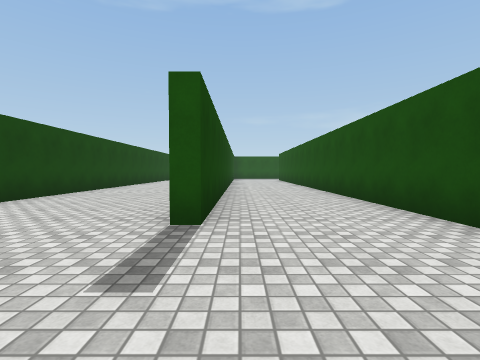
view 1 (above)

13 first-person views from a walk through a 3-D level made in the Unity game engine. The camera is 1.2 m above the floor, tilts 2° down and sees 85° across. The floor is counted in squares, 2 m on a side. Each view is taken from the middle of a square. On the plan, view 1 faces up. The plan holds only what a view shows up to about 9 squares ahead; the rest is blank. The place goes on beyond the plan. The player character is not drawn. Door leaves are left out, so doorways stand open. Surface patterns are stand-ins for the level's own textures.

view 2
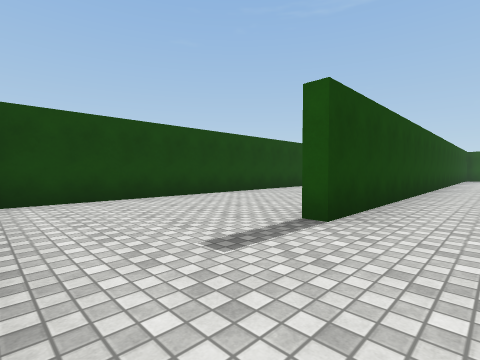

view 3
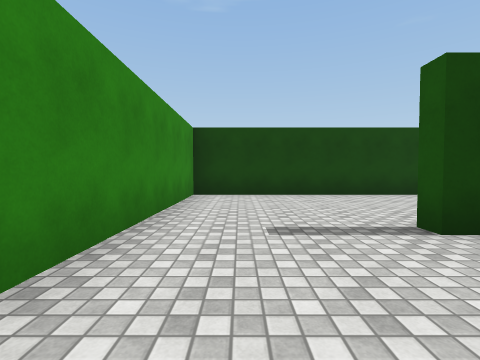

view 4
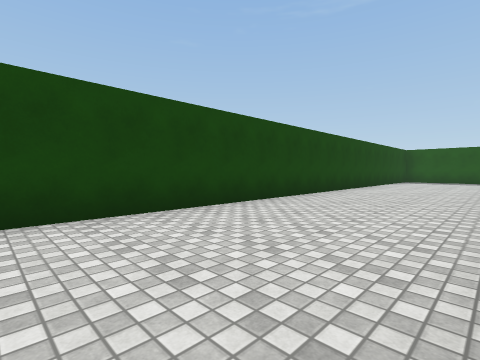

view 5
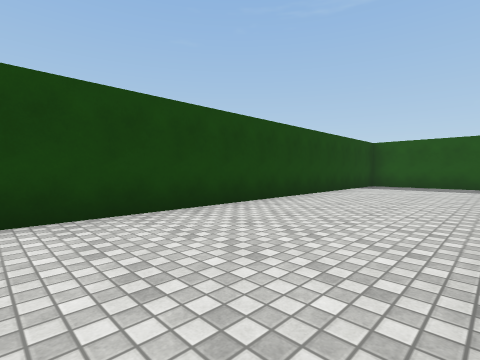

view 6
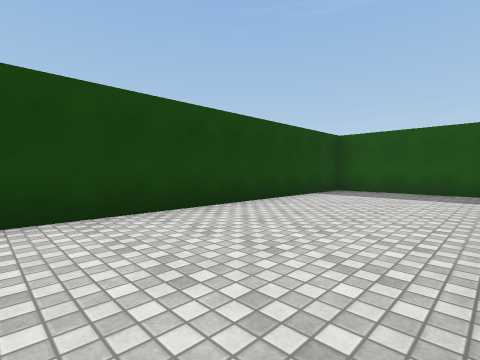

view 7
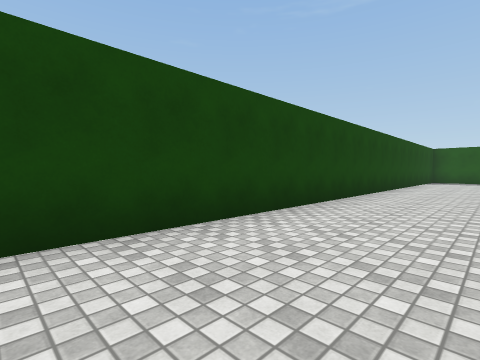

view 8
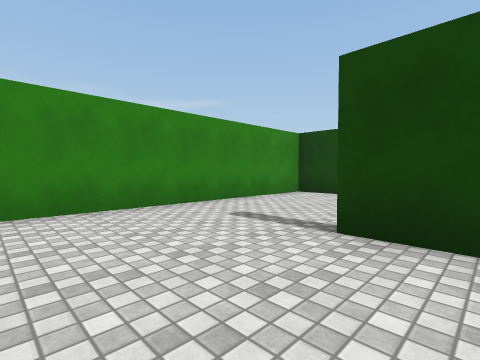

view 9
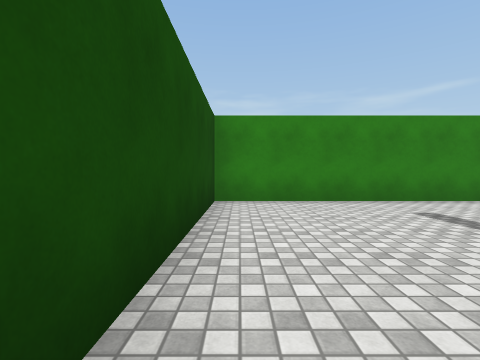

view 10
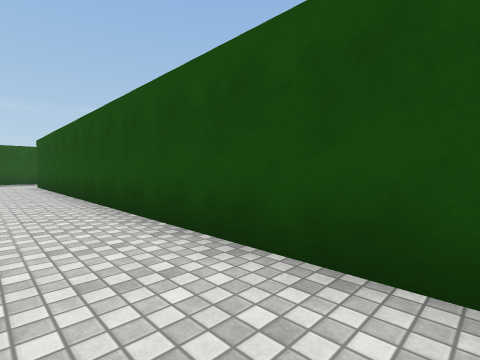

view 11
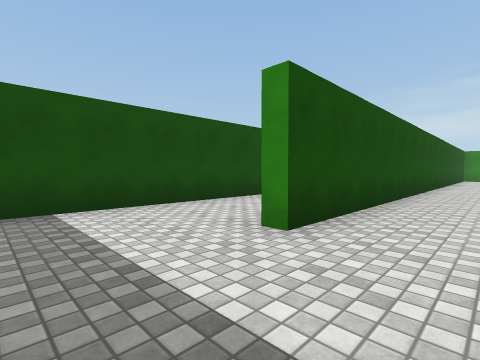

view 12
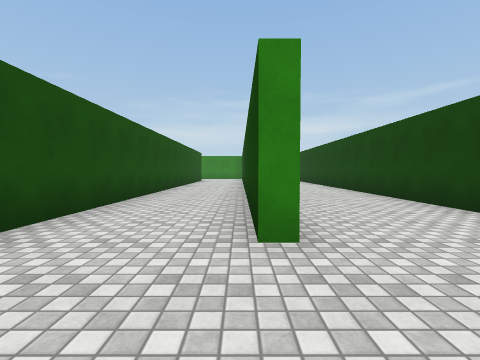

view 13
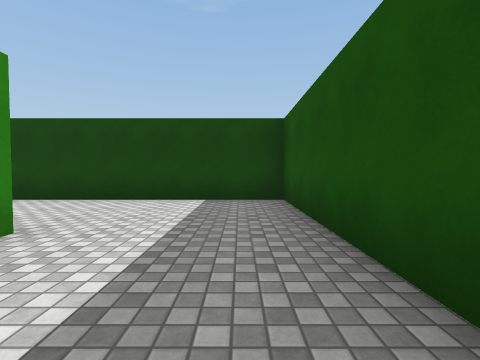

### Floor plan
Points are (right, up) in squares from view 1. A wall is a line through its corners. A room is listed if a view was taken in it or the views show most of it. See-through windows are left out.
Room 1 (views 1, 2, 3, 4, 5, 6, 7, 8, 9, 10)
walls: (-0.4, 17.4) (-0.4, 2.9) (-0.9, 2.9); (-1.2, 19.9) (-4.6, 19.9) (-4.6, -0.2) (2.5, -0.2) (2.5, 16.8)
ways out: opening at (1.5, 17.5) to room 2
Room 2 (views 11, 12, 13)
walls: (5.3, 10) (5.3, 18.9); (2.5, 16.8) (2.8, 16.8) (2.8, 11.2); (4.1, 19.9) (-0.4, 19.9) (-0.4, 17.4)
ways out: opening at (1.5, 17.5) to room 1

Where each view was taken, in squares from view 1:
view 1: 0 up, 0 right, facing up
view 2: 0 up, 1 right, facing up-left
view 3: 1 up, 2 right, facing left
view 4: 4 up, 1 left, facing up-left
view 5: 9 up, 1 left, facing up-left
view 6: 12 up, 1 left, facing up-left
view 7: 4 up, 2 right, facing up-left
view 8: 4 up, 2 right, facing down-left
view 9: 5 up, 2 right, facing down
view 10: 5 up, 1 right, facing up-right
view 11: 19 up, 1 right, facing down-right
view 12: 19 up, 3 right, facing down
view 13: 19 up, 5 right, facing left
